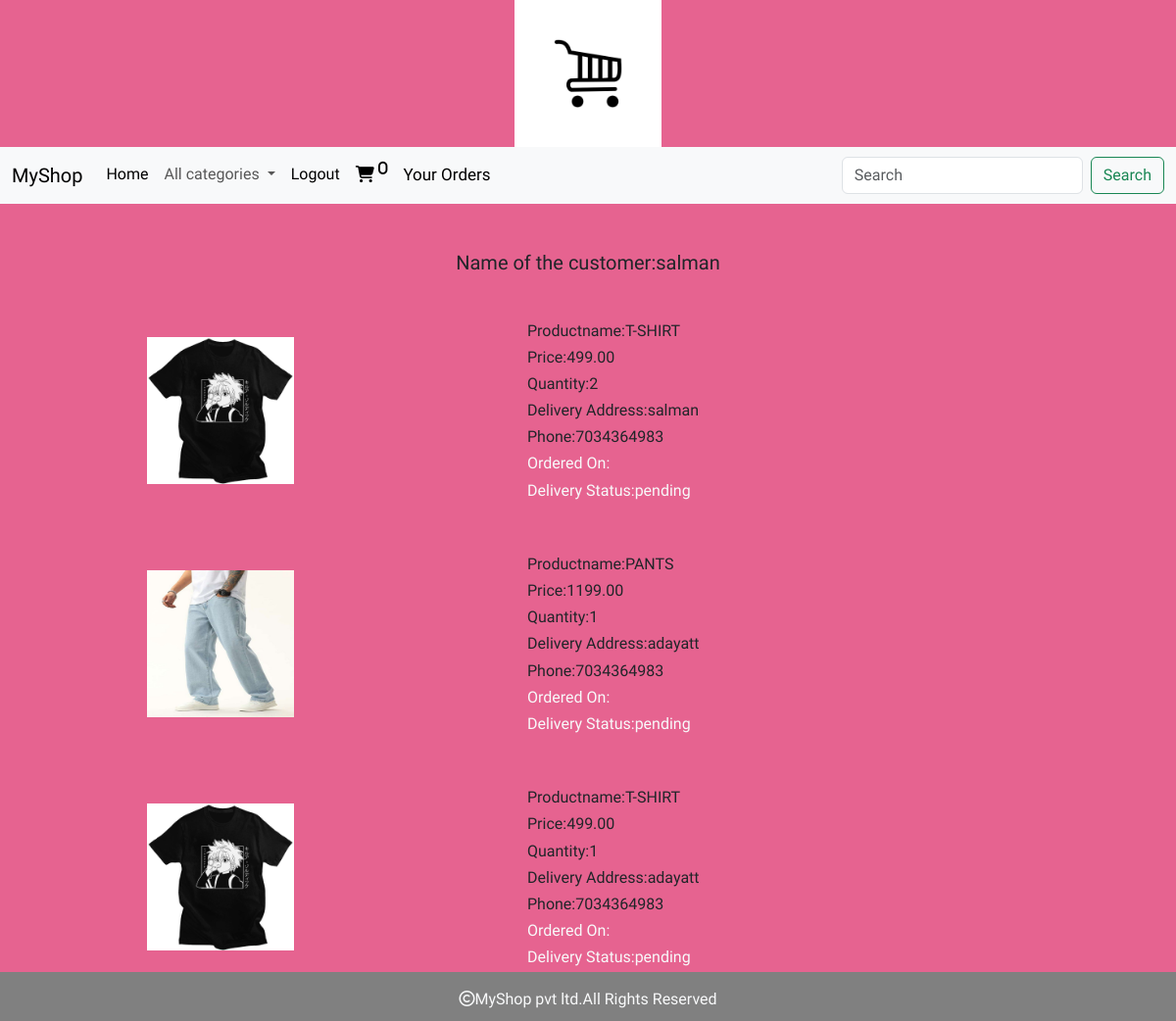
/cart/your_order (signed in), run on the app's committed database.
### cart/models.py (models this page shows, shortened)
class Order(models.Model):
    product=models.ForeignKey(Product,on_delete=models.CASCADE)
    user=models.ForeignKey(User,on_delete=models.CASCADE)
    no_of_items=models.IntegerField()
    phone=models.BigIntegerField()
    address=models.TextField()
    oredered_date=models.DateTimeField(auto_now_add=True)
    order_status=models.CharField(max_length=30,default="pending")
    delivery_status=models.CharField(max_length=30,default="pending")

### shop/models.py (models this page shows, shortened)
class Product(models.Model):
    name = models.CharField(max_length=30)
    desc = models.TextField()
    image = models.ImageField(upload_to='products', null=True, blank=True)
    price=models.DecimalField(max_digits=10,decimal_places=2)
    stock= models.IntegerField()
    available=models.BooleanField(default=True)
    created=models.DateTimeField(auto_now_add=True)
    updated=models.DateTimeField(auto_now=True)
    category=models.ForeignKey(Category,on_delete=models.CASCADE)

### cart/views.py (the view)
# urls.py: path('your_order',views.your_order,name="your_order"),
@login_required
def your_order(request):
    u=request.user
    o=Order.objects.filter(user=u)
    return render(request,'your_order.html',{'o':o,'u':u.username})

### cart/context_processors.py (called while the page is built)
def total(request):
    count=0
    if request.user.is_authenticated:
        u=request.user
        try:
            c=Cart.objects.filter(user=u)
            for i in c:
                count=count+i.quantity
        except:
            count=0
    return {'count':count}

### shop/context_processors.py (called while the page is built)
def links(request):
    c=Category.objects.all()
    return {'links':c}

### templates/your_order.html
{% extends 'base.html' %}
{% load static %}
{% block content %}
<div class="container mt-5">
    <h5 class="text-center text-dark">Name of the customer:{{u}}</h5>
    {% for i in o %}
    <div class="row m-5">
        <div class="col-4 mt-3 ms-5 me-5"><img src="{{i.product.image.url}}" height="150px" width="150px"></div>
        <div class="col-4 mt3">
            <h6>Productname:{{i.product.name}}</h6>
            <h6>Price:{{i.product.price}}</h6>
            <h6>Quantity:{{i.no_of_items}}</h6>
            <h6>Delivery Address:{{i.address}}</h6>
            <h6>Phone:{{i.phone}}</h6>
            <h6 class="text-light fs-italic">Ordered On:{{i.ordered_date}}</h6>
            <h6 class="text-light fs-italic">Delivery Status:{{i.delivery_status}}</h6>
        </div>
    </div>
    {% endfor %}
</div>
{% endblock %}

### templates/base.html (shortened to what this page needs)
<!DOCTYPE html>
{% load static %}
<html lang="en">
<head>
    <link href="https://cdn.jsdelivr.net/npm/bootstrap@5.3.3/dist/css/bootstrap.min.css" rel="stylesheet">
    <link rel="stylesheet" href="{% static 'css/style.css' %}">
    <link rel="stylesheet" href="https://cdnjs.cloudflare.com/ajax/libs/font-awesome/6.5.2/css/all.min.css">
</head>
<body>
<div class="container-fluid">
<center>
    <img src="{% static 'images/logo.jpg' %}" height="150px;" width="150px;" >
</center>
</div>
<nav class="navbar navbar-expand-lg bg-light">
  <div class="container-fluid">
    <a class="navbar-brand" href="#">MyShop</a>
    <div class="collapse navbar-collapse" id="navbarSupportedContent">
      <ul class="navbar-nav me-auto mb-2 mb-lg-0">
        <li class="nav-item">
          <a class="nav-link active" aria-current="page" href="{% url 'shop:allcat' %}">Home</a>
        </li>
          <li class="nav-item dropdown">
          <a class="nav-link dropdown-toggle" href="#" role="button" data-bs-toggle="dropdown" aria-expanded="false">
            All categories
          </a>
        </li>
          {% if user.is_authenticated %}
          <li class="nav-item">
          <a class="nav-link active" aria-current="page" href="{% url 'shop:logout' %}">Logout</a>
        </li>
          {% if user.is_superuser != True %}
          <li class="nav-item">
          <a class="nav-link active" aria-current="page" style="font-size:17px;" href="{% url 'cart:cart_view' %}"><i class="fa-solid fa-cart-shopping">&nbsp;<sup style="font-size:15px;">{{count}}</sup></i></a>
        </li>
          <li class="nav-item">
          <a class="nav-link active" aria-current="page" style="font-size:17px;" href="{% url 'cart:your_order' %}">Your Orders</a>
        </li>
          {% endif %}
          {% endif %}
      </ul>
      <form class="d-flex" role="search" method="POST" action="{% url 'search:searchproducts' %}">
        <input class="form-control me-2" type="search" name="q" placeholder="Search" aria-label="Search">
        <button class="btn btn-outline-success" type="submit">Search</button>
      </form>
    </div>
  </div>
</nav>
{% block content %}
{% endblock %}
<footer>
    <div class="footer">
        <p class="text-center pt-3 text-light fw-bolder"><i class="fa-regular fa-copyright"></i>MyShop pvt ltd.All Rights Reserved</p>
    </div>
</footer>
</body>
</html>

### static/css/style.css (style rules this page uses)
body { background-color:#e66390; font-family: "Radio Canada Big", sans-serif; font-optical-sizing: auto; font-weight: 300; font-style: normal; }
.footer { height:50px; width:100%; position:fixed; background-color:grey; left:0; bottom:0; }

### data on the page
Order: product.image (picture), product.name "T-SHIRT", product.price "499.00", no_of_items "2", address "salman", phone "7034364983", delivery_status "pending"
Order: product.image (picture), product.name "PANTS", product.price "1199.00", no_of_items "1", address "adayatt", phone "7034364983", delivery_status "pending"
Order: product.image (picture), product.name "T-SHIRT", product.price "499.00", no_of_items "1", address "adayatt", phone "7034364983", delivery_status "pending"

### other printed values
{{ count }} "0"
{{ u }} "salman"
